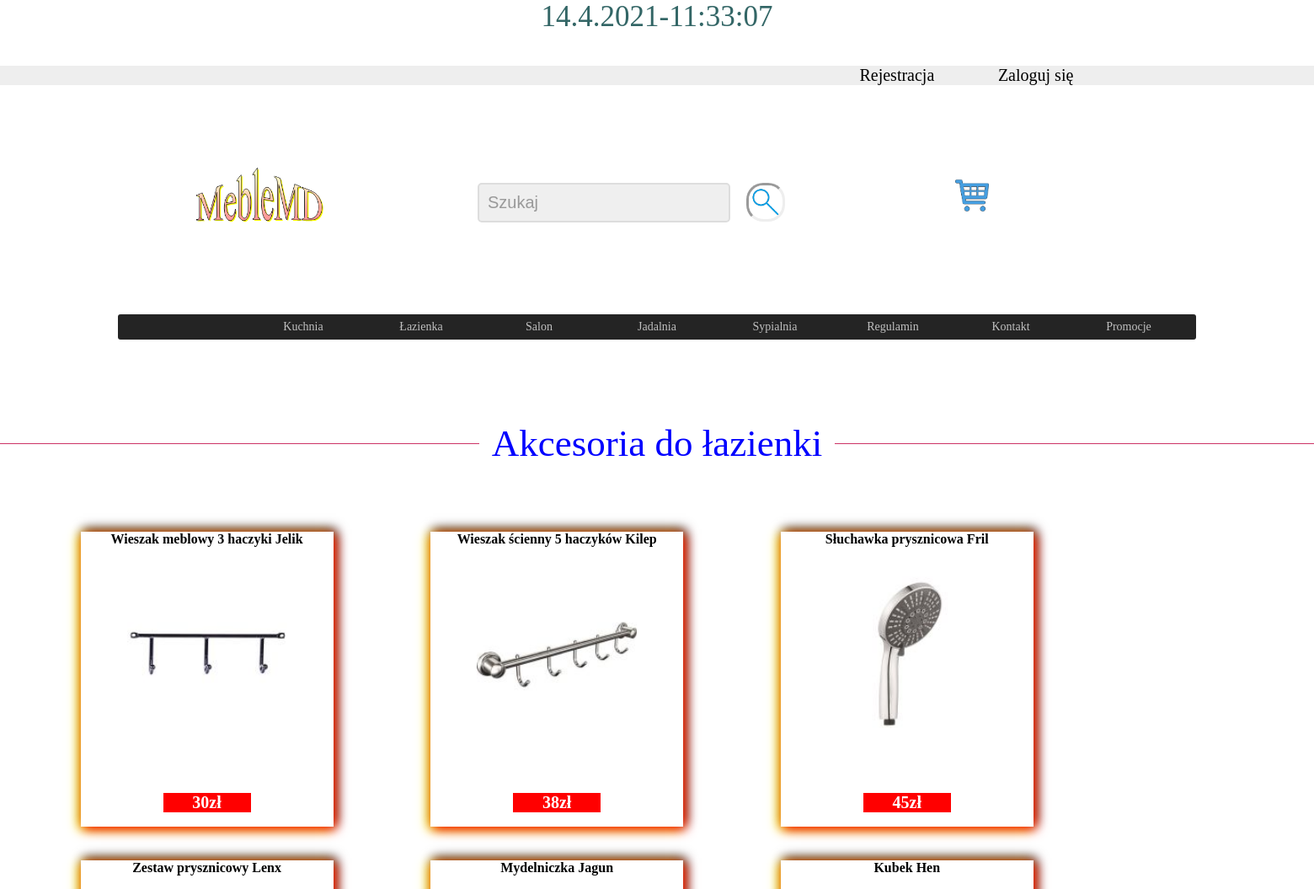
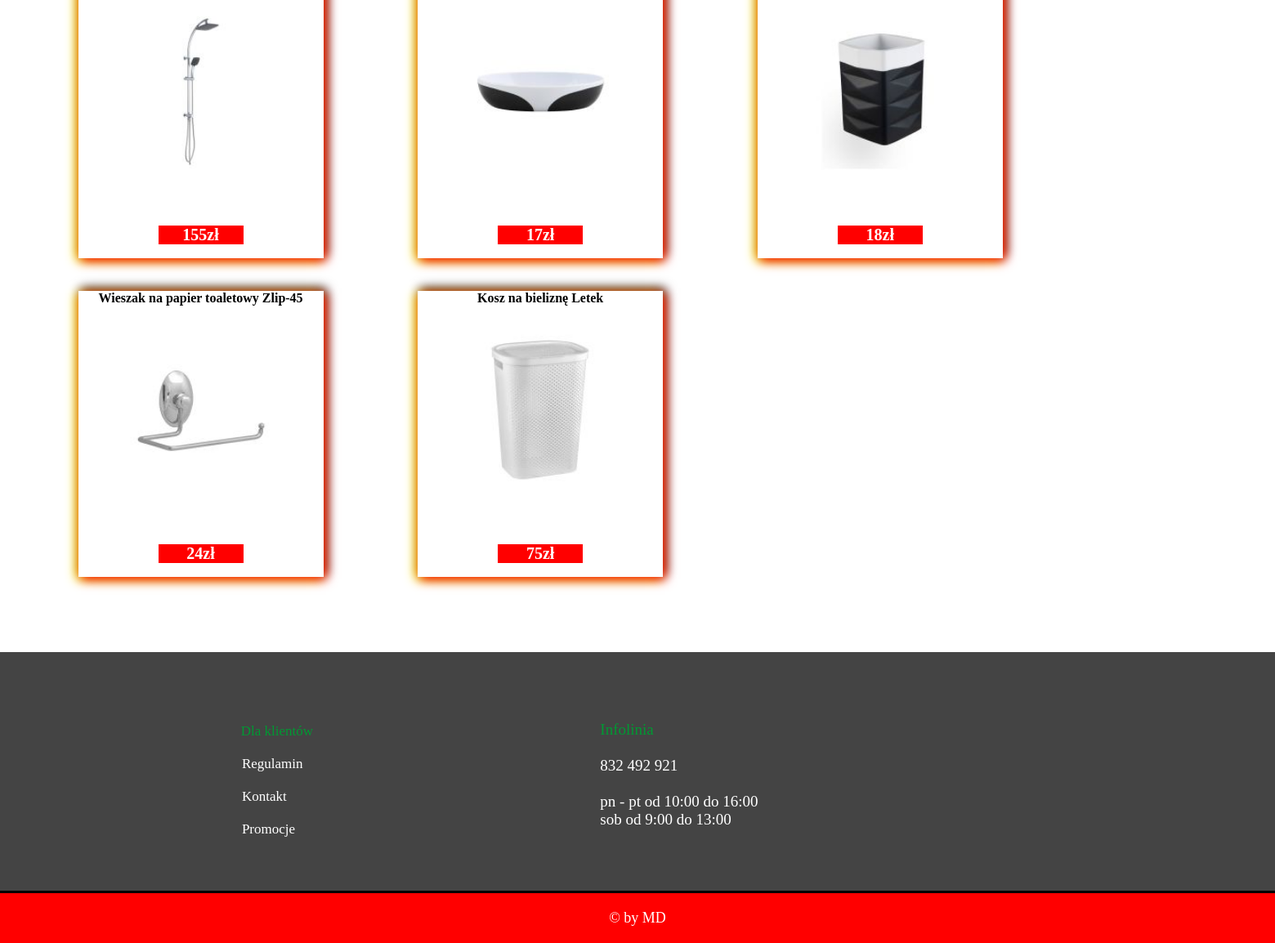
Page /lazienka_akcesorie_lazienkowe.php on the committed database (2 pictures, top to bottom).
### tables this page shows
CREATE TABLE `produkty` (
  `id` int(11) NOT NULL,
  `id_zdjec` varchar(15) DEFAULT NULL,
  `id_opisu_zdj` text NOT NULL,
  `nazwa` varchar(50) NOT NULL,
  `opis` text NOT NULL,
  `parametry` text NOT NULL,
  `cena` float NOT NULL,
  `ilosc` int(11) NOT NULL,
  `id_podkategoria` int(11) NOT NULL
);

### lazienka_akcesorie_lazienkowe.php (the view, shortened to what this page needs)
<?php
include("connect.php");
?>
<!DOCTYPE html>
<html lang="pl">
<head>
<link href="style.css" rel="stylesheet" type="text/css" />
<link href="css/fontello.css" rel="stylesheet" type="text/css" />
</head>
<body>
		<body onload="odliczanie();">
		<div id="zegar">
</div>
<header>
	<div class="pasreje">
	<?php
	if(isset($id_uzytkownika)!="")
	{echo"<h888>";
		echo"Witaj ".$_SESSION['user']."";
		echo"</h888>";
		echo"<h889>";
			echo "Email:".$_SESSION['email'],"";
			echo"</h888>";
			echo'<li class="Wylogowanie"><a href="logout.php">Wyloguj się!</a></li>';
			if($id_uzytkownika!=5){
		echo'<li class="Konto"><a href="panel_uzytkownika.php">Twoje konto</a></li>';
			}
			else{
				echo'<li class="Konto"><a href="panel_admina.php">Panel admina</a></li>';
			}
	}
	else
      	{
		echo'<li class="Zakladanie"><a href="rejestracja.php">Rejestracja</a></li>';
		echo'<li class="Logowanie"><a href="logowanie.php">Zaloguj się</a></li>';
	 }
  ?>
</div>
</header>
	<div class="obw">
		<div class="naglowek">
		<div class="logo">
			<a href="index.php"> <img class='logo' src="images/logo.jpg" width='170' height'170'></a>
			</div>
		<div class="szukanied">
		<form action="wyszukiwarka.php" method="post">
		<input type="text" name='wartosc' placeholder="Szukaj" onfocus="this.placeholder=''" onblur="this.placeholder='Szukaj '" >
		<input type="image" id="szukan" alt="szukan"
       src="images/lupa.jpg" width='40' height'40'>
		</form>
		</div>
				<div class="koszydiv">
		<a href="wyswietlanie_koszyka.php"> <div class='tooltip3'> <img class='koszyk' src="images/koszyk.jpg" width='40' height'40'></a>
		</div>
			</div>
		</div>
	<div id="kontener">
	<div class="nav">
	<ul id="menu">
		<li><a href="index.php"><i class="icon-home-outline"></i></a></li>
		<li><a>Kuchnia</a>
		</li>
		<li><a>Łazienka</a>
		</li>
		<li><a>Salon</a>
		</li>
		<li><a>Jadalnia</a>
		</li>
		<li><a>Sypialnia</a>
		</li>
		<li><a href="regulamin.php">Regulamin</a></li>
		<li><a href="kontakt.php"> Kontakt</a></li>
		<li><a href="promocja.php"> Promocje</a></li>
	</ul>
	</div>
	</div>
	<br><br><br>
	<div class="napisek">
	<h67>
	Akcesoria do łazienki</h67>
	</div>
	<br><br><br>
	<div class="blok">
	<?php
$wynik = mysqli_query($link,"Select * from produkty where id_podkategoria=9")
or die('Błąd zapytania');
if(mysqli_num_rows($wynik) > 0) {
    while($r = mysqli_fetch_object($wynik)) {
		$id=$r->id;
            echo '<div class="element">';
		echo '<div class="obramowanie">';
		echo"<h10>";
	   echo "<a style='text-decoration:none'  target='_blank' href='product.php?product_id=$id'>";
        echo "<b>".$r->nazwa."</b>";
	echo "<br> </br>";
		 echo" <div class='tooltip2'> <img class='zoom' src=images/".$r->id_zdjec.".jpg width='190' height'120'>";
		echo"</div>";
		echo "<br> </br>";
		echo "</a>";
		 echo '<div class="cenaobw">';
echo "<b><h5>".$r->cena. "zł </h5></b>";
echo"</h10>";
echo "<br> </br>";
echo "<br> </br>";
echo "<br> </br>";
echo'</div>';
			echo '</div>';
			echo'</div>';
    }
}
?>
<div class="info">
<h410>
<h5211 style="color:#009933;">Infolinia</h5211>
<br><br>
832 492 921
<br><br>
	pn - pt od 10:00 do 16:00
	<br>
	sob od 9:00 do 13:00
</h410>
<h411>
Dla klientów
<br><br>
<a href="regulamin.php">Regulamin</a>
<br><br>
<a href="kontakt.php"> Kontakt</a>
<br><br>
<a href="promocja.php"> Promocje</a>
</h411>
</div>
<div id="footer">
			&copy by MD
		</div>
</body>
</html>

### style.css (style rules this page uses)
body { background-size: 100%; background-attachment: fixed; margin:0 !important; }
#zegar { color: #336666; font-size: 35px; text-align: center; }
#footer { clear: both; color: white; text-align: center; padding: 20px; font-size: 18px; background-color:red; position: relative; top:1.9cm; }
.element { float:left; padding:20px; margin-left:2cm; }
.element a { color:black; }
input[type=text], input[type=password] { width: 300px; background-color: #efefef; color: #666; border: 2px solid #ddd; border-radius: 5px; font-size: 20px; padding: 10px; box-sizing: border-box; outline: none; margin-top: 10px; }
input[type='image'] { border-top-style:inset; border-bottom-style:inset; border-right-style:inset; border-left-style:inset; border-top-right-radius: 20px; border-top-left-radius: 20px; border-bottom-right-radius:20px; border-bottom-left-radius:20px; background-color:#DDDDDD; position: relative;top:0.4cm; position: relative;left:0.4cm; transition: transform 0.2s; }
.obw { width=100%; }
.naglowek { width=100%; padding: 50px 0; background-color:white; }
.logo { position: relative;left:3cm; position: relative;top:1cm; }
.szukanied { position: relative;left:15cm; }
.koszydiv { position: relative;left:30cm; position: relative;bottom:1.4cm; }
.tooltip3 { position: relative; display: inline-block; }
.napisek { text-align:center; padding:1px; color:blue; font-size:45px; border-bottom: 1px solid #CC3366; margin-bottom: 30px; position: relative; z-index: 1; }
.napisek h67 { background: #fff; padding: 0 15px; position: relative; top: 27px; z-index: 1; }
.tooltip2 { position: relative; display: inline-block; }
.pasreje { font-size:20px; background-color:#EEEEEE; position: relative; top:1cm; }
.Zakladanie { display:block; display:inline-block; text-decoration: none; list-style-type: none; position: relative; left:27cm; }
.Zakladanie a { text-decoration: none; color:black; }
.Logowanie { background-size:40%; display:block; display:inline-block; text-decoration: none; list-style-type: none; position: relative; left:29cm; }
.Logowanie a { text-decoration: none; color:black; }
.nav { z-index: 2; }
img.zoom { position: relative; z-index: 1; }
.cenaobw { color:white; }
.cenaobw h5 { margin-left: 98px; margin-right: 98px; background-color:red; font-size:20px; }
.obramowanie { width:300px; height:350px; transition: transform 0.3s; text-align:center; box-shadow: 3px 3px 13px red, yellow -3px 3px 13px, 3px -3px 13px; }
img.koszyk { transition: transform 0.3s; }
.info { padding:20px; background-color:#444444; position: relative; top:1.9cm; border-bottom-style: solid; clear: both; }
.info h410 { position: relative;left:18.9cm; position: relative; top:1.7cm; color:white; font-size:19px; }
.info h411 a { color:white; text-decoration:none; position: relative;left:4.4cm; }
.info h411 { position: relative;left:2.9cm; font-size:17px; color:#009933; position: relative; bottom:1.2cm; }
#kontener { width: 100%; padding: 15px 0; z-index: 2; text-align:center; }
#menu { z-index: 2;display: table; padding: 0 10px 0; margin: 0 auto; overflow: hidden; font-size: 14px; background: #242424; }
#menu li { z-index: 2;list-style-type: none; margin: 0 auto; float: left; }
#menu > li { float: left; width: 140px; height: 30px; z-index: 2; }
#menu li a { display: block; color: silver; text-decoration: none; padding: 7px 10px 7px;z-index: 2; }
#menu { border-radius: 3px;z-index: 2; }

### rows in the picture
produkty: nazwa "Wieszak meblowy 3 haczyki Jelik", id_zdjec (picture), cena "30"
produkty: nazwa "Wieszak ścienny 5 haczyków Kilep", id_zdjec (picture), cena "38"
produkty: nazwa "Słuchawka prysznicowa Fril", id_zdjec (picture), cena "45"
produkty: nazwa "Zestaw prysznicowy Lenx", id_zdjec (picture), cena "155"
produkty: nazwa "Mydelniczka Jagun", id_zdjec (picture), cena "17"
produkty: nazwa "Kubek Hen", id_zdjec (picture), cena "18"
produkty: nazwa "Wieszak na papier toaletowy Zlip-45", id_zdjec (picture), cena "24"
produkty: nazwa "Kosz na bieliznę Letek", id_zdjec (picture), cena "75"
